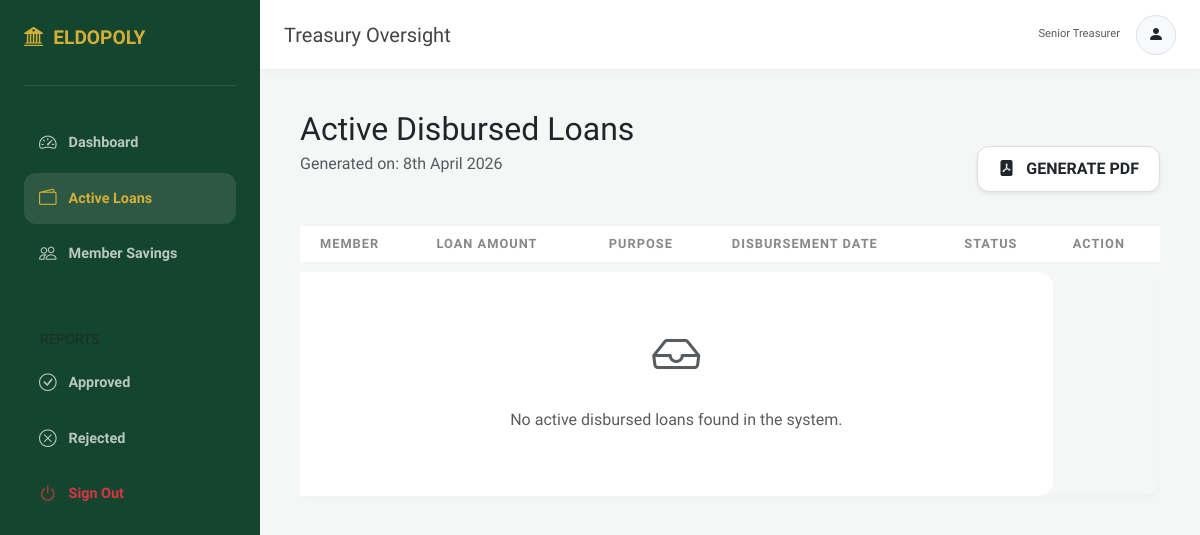
Before: /loans/active_loan/ with the older database file.
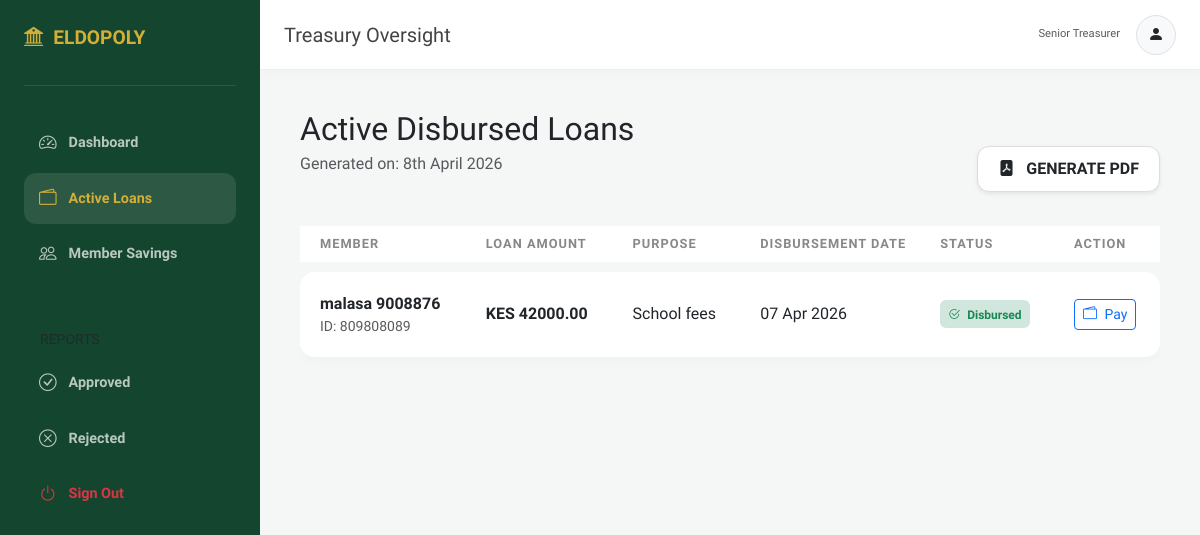
After: the same page with the newer database file.
### home/models.py (models this page shows, shortened)
class Loan(models.Model):
    STATUS = (
    ('pending', 'Pending'),
    ('approved', 'Approved'),
    ('partially_approved', 'Partially Approved'),
    ('disbursed', 'Disbursed'),
    ('defaulted', 'Defaulted'),
    ('completed', 'Completed'),
    ('rejected', 'Rejected'),
)
    member = models.ForeignKey(Profile, on_delete=models.CASCADE,related_name="member_loans")
    purpose = models.ForeignKey(LoanPurpose, on_delete=models.SET_NULL, null=True)
    amount = models.DecimalField(max_digits=10, decimal_places=2)
    Othes_Guarantor = models.CharField(max_length=56,blank=True,null=True)
    interest_rate = models.DecimalField(max_digits=10, decimal_places=2, default=Decimal('12.00'))  # Default interest rate of 12%
    insurance= models.DecimalField(max_digits=10,decimal_places=2 , null=True, blank=True)
    duration_months = models.IntegerField(
        validators=[MinValueValidator(1),
                    MaxValueValidator(48)])
    status = models.CharField(max_length=20, choices=STATUS, default='pending')
    admin_approved = models.BooleanField(default=False)
    staff_approved = models.BooleanField(default=False)
    treasurer_approved = models.BooleanField(default=False)
    application_date = models.DateTimeField(auto_now_add=True)
    approval_date = models.DateTimeField(null=True, blank=True)
    is_disbursed = models.BooleanField(default=False)
    disbursed_at = models.DateTimeField(null=True, blank=True)

class LoanPurpose(models.Model):
    name = models.CharField(max_length=200)

### Users/models.py (models this page shows, shortened)
class Profile(models.Model):
    GENDER_CHOICES = (
        ('M', 'Male'),
        ('F', 'Female'),
        ('O', 'Other'),
    )
    user = models.OneToOneField(CustomUser, on_delete=models.CASCADE)
    phone_number = models.CharField(
        max_length=12,
        validators=[validate_kenyan_phone]
    )
    id_number = models.CharField(max_length=20)
    membership_number = models.CharField(max_length=20, unique=True, null=True)
    pf_number = models.CharField(
        max_length=20,
        unique=True,
        null=True,
        validators=[validate_pf_number] # Add validator here
    )
    gender = models.CharField(max_length=1, choices=GENDER_CHOICES)
    address = models.CharField(max_length=255, blank=True, null=True)
    date_joined = models.DateField(auto_now_add=True)
    profile_picture = models.ImageField(upload_to='profiles/', blank=True, null=True)
    created_at = models.DateTimeField(auto_now_add=True)
    updated_at = models.DateTimeField(auto_now=True)

class CustomUser(AbstractUser):
    USER_TYPE_CHOICES = (
        ('1', 'Admin'),
        ('2', 'Staff'),
        ('3', 'Treasurer'),
        ('4', 'Member'),
    )
    user_type = models.CharField(max_length=10, choices=USER_TYPE_CHOICES, default='4')
    email = models.EmailField(unique=True)
    is_verified = models.BooleanField(default=False)
    otp = models.CharField(max_length=6, blank=True, null=True)

### home/views.py (the view)
# urls.py: path('loans/active_loan/', views.active_loan, name='active_loan'),
def active_loan(request):
    active_loans = Loan.objects.filter(status='disbursed')
    context = {
        "active_loans": active_loans # Changed from 'active_lons'
    }
    return render(request, 'active.html', context)

### home/templates/active.html (shortened to what this page needs)
{% load static %}
<!DOCTYPE html>
<html lang="en">
<head>
    <link href="https://cdn.jsdelivr.net/npm/bootstrap@5.3.0/dist/css/bootstrap.min.css" rel="stylesheet">
    <link rel="stylesheet" href="https://cdn.jsdelivr.net/npm/bootstrap-icons@1.11.0/font/bootstrap-icons.css">
</head>
<body>
<aside class="sidebar" id="sidebar">
    <div class="sidebar-brand"><i class="bi bi-bank2"></i> ELDOPOLY</div>
    <nav>
        <a href="{% url 'treasurer_dashboard' %}" class="nav-link-side"><i class="bi bi-speedometer2"></i> Dashboard</a>
        <a href="#" class="nav-link-side active"><i class="bi bi-wallet2"></i> Active Loans</a>
        <a href="{% url 'all_savings' %}" class="nav-link-side"><i class="bi bi-people"></i> Member Savings</a>
        <div style="margin-top: 50px;">
            <p class="small text-muted px-3 mb-2">REPORTS</p>
            <a href="{% url 'approved_loans' %}" class="nav-link-side"><i class="bi bi-check-circle"></i> Approved</a>
            <a href="{% url 'rejected_loans' %}" class="nav-link-side"><i class="bi bi-x-circle"></i> Rejected</a>
            <a href="{% url 'Logout' %}" class="nav-link-side text-danger"><i class="bi bi-power"></i> Sign Out</a>
        </div>
    </nav>
</aside>
<header class="top-navbar">
    <div class="d-flex align-items-center">
        <h5 class="mb-0 fw-800" style="color: #444;">Treasury Oversight</h5>
    </div>
    <div class="d-flex align-items-center gap-3">
        <div class="text-end d-none d-sm-block">
            <div class="text-muted" style="font-size: 0.7rem;">Senior Treasurer</div>
        </div>
        <div class="bg-light rounded-circle p-2 border" style="width: 40px; height: 40px; display: flex; align-items: center; justify-content: center;">
            <i class="bi bi-person-fill text-eldo-green"></i>
        </div>
    </div>
</header>
<div class="main-wrapper">
    <div class="d-flex justify-content-between align-items-end mb-4">
        <div>
            <h2 class="fw-800 mb-1">Active Disbursed Loans</h2>
            <p class="text-muted">Generated on: {% now "jS F Y" %}</p>
        </div>
        <button class="btn btn-print shadow-sm" onclick="window.print()">
            <i class="bi bi-file-pdf-fill me-2"></i> GENERATE PDF
        </button>
    </div>
    <div class="table-responsive">
        <table class="table table-premium align-middle">
            <thead>
                <tr>
                    <th>Member</th>
                    <th>Loan Amount</th>
                    <th>Purpose</th>
                    <th>Disbursement Date</th>
                    <th>Status</th>
                    <th>Action</th>
                </tr>
            </thead>
            <tbody>
                {% for loan in active_loans %}
                <tr>
                    <td>
                        <div class="fw-bold">{{ loan.member.user.get_full_name }}</div>
                        <div class="small text-muted">ID: {{ loan.member.id_number|default:"N/A" }}</div>
                    </td>
                    <td class="currency-text">KES {{ loan.amount|floatformat:2 }}</td>
                    <td>{{ loan.purpose.name }}</td>
                    <td>{{ loan.disbursed_at|date:"d M Y"|default:"---" }}</td>
                    <td>
                        <span class="badge bg-success-subtle text-success p-2">
                             <i class="bi bi-check2-circle me-1"></i> {{ loan.status|title }}
                        </span>
                    </td>
                    <td>
                        <a href="{% url 'treasurer_pay_loan' loan.id %}" class="btn btn-sm btn-outline-primary">
                            <i class="bi bi-wallet2 me-1"></i> Pay
                        </a>
                </tr>
                {% empty %}
                <tr>
                    <td colspan="5" class="text-center py-5">
                        <i class="bi bi-inbox text-muted" style="font-size: 3rem;"></i>
                        <p class="mt-3 text-muted">No active disbursed loans found in the system.</p>
                    </td>
                </tr>
                {% endfor %}
            </tbody>
        </table>
    </div>
</div>
</body>
</html>

Changed rows visible on the page:
now on this page (row edited): Loan: member.user.get_full_name "malasa 9008876", member.id_number "809808089", amount "42000.00", purpose.name "School fees", disbursed_at "07 Apr 2026", status "Disbursed"
Other visible differences:
text no longer shown: "No active disbursed loans found in the system."
